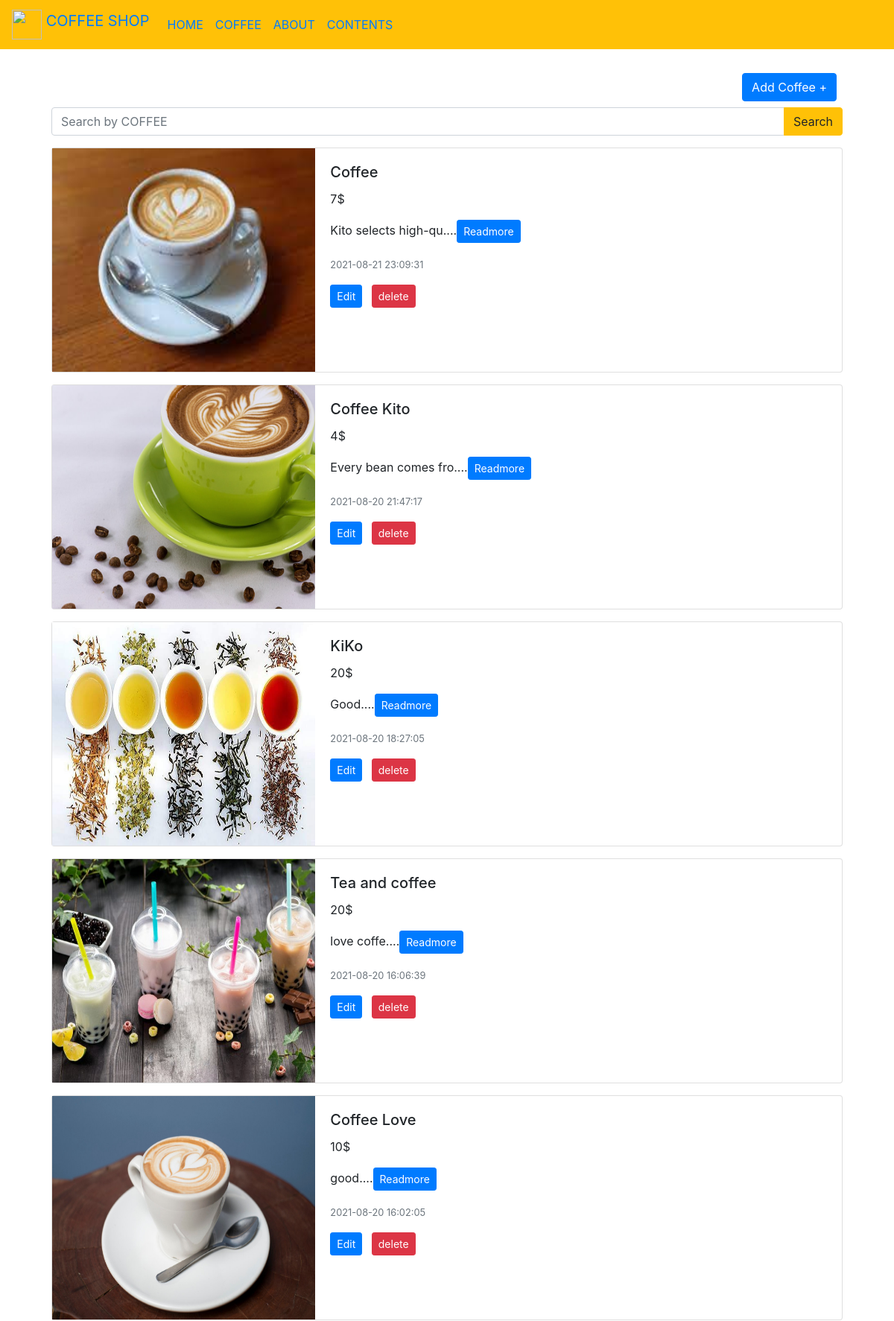
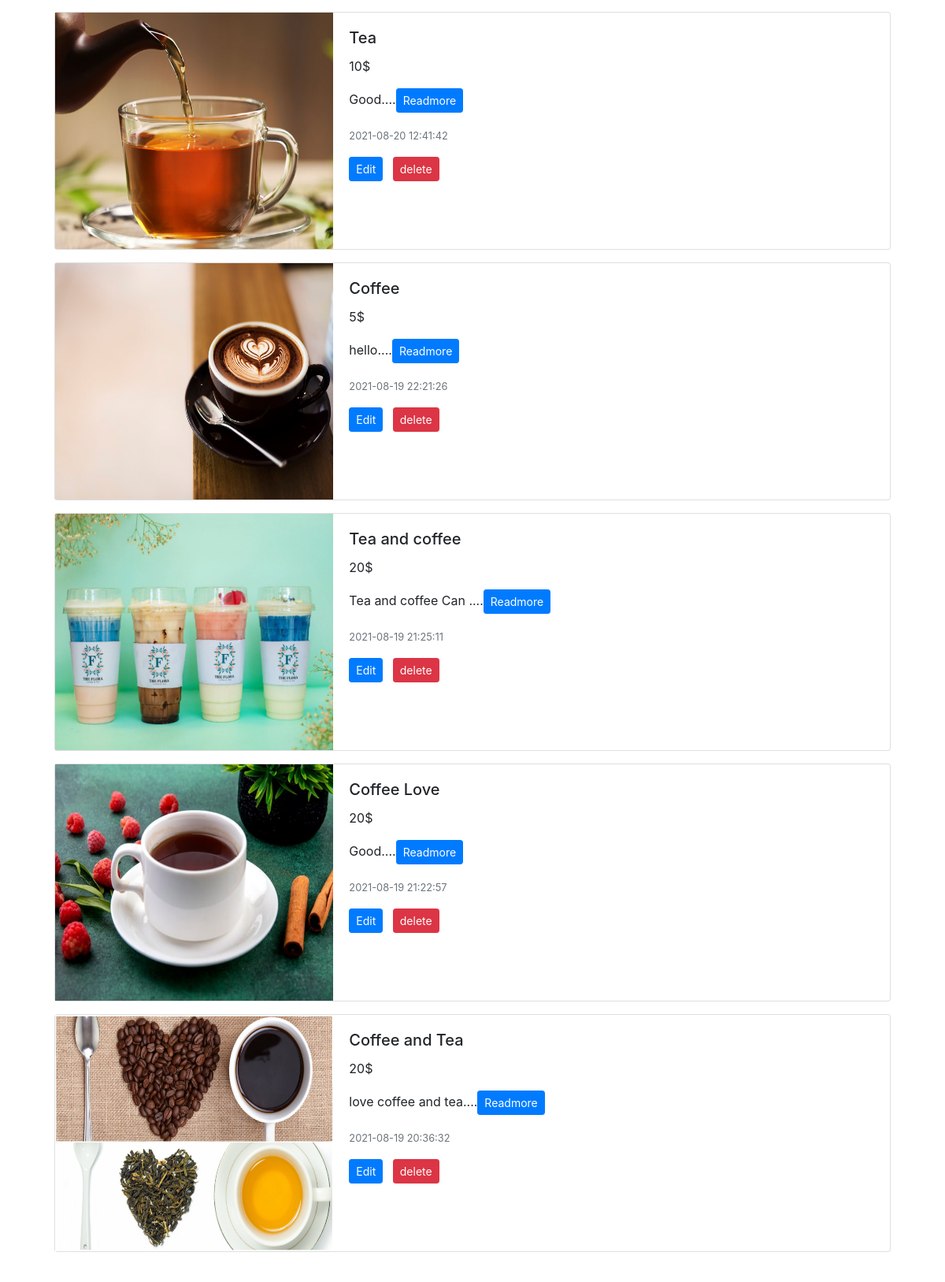
The app's page /?page=coffee_html (upper part) with its own data (2 pictures, top to bottom).
### tables this page shows
CREATE TABLE `coffee` (
  `coffee_id` int(11) NOT NULL,
  `name` varchar(100) NOT NULL,
  `price` int(200) NOT NULL,
  `description` varchar(200) NOT NULL,
  `date` datetime NOT NULL DEFAULT current_timestamp(),
  `user_id` int(11) NOT NULL,
  `brand_id` int(11) NOT NULL,
  `image` text NOT NULL
);

### database/database.php (called while the page is built, shortened)
<?php
    function db() {
        return new mysqli('localhost','root','','coffee_shop');
    }
    function selectAllCoffees() {
        return db()->query("SELECT * FROM coffee ORDER BY coffee_id DESC");
    }
    function readMore($text,$number){
        return substr($text,0,$number);
    }

### pages/coffee_html.php (the view)
<div class="container" >
<div class="container p-4">
        <div class="d-flex justify-content-end p-2">
            <a href="create_coffee.php" class="btn btn-primary">Add Coffee +</a>
        </div>
        <form action="" method="post">
           <div class="input-group mb-3">
              <input type="text" class="form-control" placeholder="Search by COFFEE" name = "search">
              <div class="input-group-append">
                <button class="btn btn-warning" type="submit">Search</button>
              </div>
           </div>
        </form>
<?php
    require_once('database/database.php');
    $coffees="";
    if($_SERVER['REQUEST_METHOD']== 'POST'){
        $coffees = searchByname($_POST);
    }else{
        $coffees = selectAllCoffees();
    }
    foreach($coffees as $coffee):
      $description = readMore($coffee['description'], 20);
    ?>
    <div class="card mb-3" style="max-width: 100%;">
  <div class="row no-gutters">
    <div class="col-md-4">
<img src="images/<?=$coffee['image'];?>" alt=" " style="width:100%; height:300px;">
    </div>
    <div class="col-md-8">
      <div class="card-body">
        <h5 class="card-title"><?= $coffee['name']; ?></h5>
        <p class="card-text"><?=$coffee['price'];?>$</p>
        <p><?=$description?>....<a href="detail_coffee.php?id=<?=$coffee['coffee_id']?>" class="btn  btn-primary btn-sm">Readmore</a></p>
        <p class="card-text"><small class="text-muted"><?=$coffee['date'];?></small></p>
        <a href="edit_coffee.php?id=<?= $coffee['coffee_id'] ?>" class="btn btn-primary btn-sm mr-2">Edit</a>
        <a href="delet_coffee.php?id=<?= $coffee['coffee_id'] ?>" class="btn btn-danger btn-sm">delete</i></a>
      </div>
    </div>
  </div>
</div>
<?php endforeach; ?>
</div>

### partial/header.php (shortened to what this page needs)
<!DOCTYPE html>
<html lang="en">
<head>
    <link rel="stylesheet" href="https://cdn.jsdelivr.net/npm/bootstrap@4.6.0/dist/css/bootstrap.min.css">
</head>
<body>

### partial/navbar.php (shortened to what this page needs)
<nav class="navbar navbar-expand-lg navbar-warning  bg-warning">
<a class="navbar-brand" href="#">
    <img src="https://freepikpsd.com/media/2019/10/coffee-logo-png-7-Transparent-Images.png" width="40" height="40" class="d-inline-block align-top" alt="">
   COFFEE SHOP
  </a>
  <div class="collapse navbar-collapse" id="navbarTogglerDemo02">
    <ul class="navbar-nav mr-auto mt-2 mt-lg-0">
      <li class="nav-item active">
        <a class="nav-link" href="?page=home">HOME <span class="sr-only">(current)</span></a>
      </li>
      <li class="nav-item">
        <a class="nav-link" href="?page=coffee_html">COFFEE</a>
      </li>
      <li class="nav-item">
        <a class="nav-link" href="?page=about_html">ABOUT</a>
      </li>
      <li class="nav-item">
        <a class="nav-link" href="?page=contents_html">CONTENTS</a>
      </li>
    </ul>
  </div>
</nav>

### index.php
<?php
    include_once("partial/header.php");
    include_once("partial/navbar.php");
    if(isset($_GET['page'])){
        if($_GET['page'] == "home"){
            include_once('pages/home_html.php');
        }elseif($_GET['page'] == 'coffee_html'){
            include_once('pages/coffee_html.php');
        }elseif ($_GET['page'] == "about_html"){
            include_once('pages/about_html.php');
        }elseif($_GET['page'] == "contents_html"){
            include_once('pages/contents_html.php');
        }
    }else {
        include_once('pages/home_html.php');
    }
    include_once("partial/footer.php");

### partial/footer.php (shortened to what this page needs)
</body>
</html>

### records on screen
coffee: shows a picture, name "Coffee", price "7", description "Kito selects high-qu", date "2021-08-21 23:09:31"
coffee: shows a picture, name "Coffee Kito", price "4", description "Every bean comes fro", date "2021-08-20 21:47:17"
coffee: shows a picture, name "KiKo", price "20", description "Good", date "2021-08-20 18:27:05"
coffee: shows a picture, name "Tea and coffee", price "20", description "love coffe", date "2021-08-20 16:06:39"
coffee: shows a picture, name "Coffee Love", price "10", description "good", date "2021-08-20 16:02:05"
coffee: image (picture), name "Tea", price "10", description "Good", date "2021-08-20 12:41:42"
coffee: shows a picture, name "Coffee", price "5", description "hello", date "2021-08-19 22:21:26"
coffee: shows a picture, name "Tea and coffee", price "20", description "Tea and coffee Can", date "2021-08-19 21:25:11"
coffee: image (picture), name "Coffee Love", price "20", description "Good", date "2021-08-19 21:22:57"
coffee: shows a picture, name "Coffee and Tea", price "20", description "love coffee and tea", date "2021-08-19 20:36:32"
